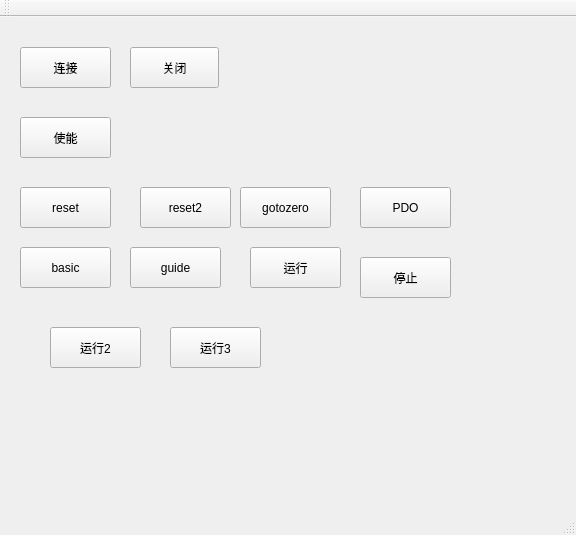
<?xml version="1.0" encoding="UTF-8"?>
<ui version="4.0">
 <class>MainWindow</class>
 <widget class="QMainWindow" name="MainWindow">
  <property name="geometry">
   <rect>
    <x>0</x>
    <y>0</y>
    <width>576</width>
    <height>535</height>
   </rect>
  </property>
  <property name="windowTitle">
   <string>MainWindow</string>
  </property>
  <widget class="QWidget" name="centralWidget">
   <widget class="QPushButton" name="connect">
    <property name="geometry">
     <rect>
      <x>20</x>
      <y>30</y>
      <width>91</width>
      <height>41</height>
     </rect>
    </property>
    <property name="text">
     <string>连接</string>
    </property>
   </widget>
   <widget class="QPushButton" name="close">
    <property name="geometry">
     <rect>
      <x>130</x>
      <y>30</y>
      <width>89</width>
      <height>41</height>
     </rect>
    </property>
    <property name="text">
     <string>关闭</string>
    </property>
   </widget>
   <widget class="QPushButton" name="enable">
    <property name="geometry">
     <rect>
      <x>20</x>
      <y>100</y>
      <width>91</width>
      <height>41</height>
     </rect>
    </property>
    <property name="text">
     <string>使能</string>
    </property>
   </widget>
   <widget class="QPushButton" name="running">
    <property name="geometry">
     <rect>
      <x>250</x>
      <y>230</y>
      <width>91</width>
      <height>41</height>
     </rect>
    </property>
    <property name="text">
     <string>运行</string>
    </property>
   </widget>
   <widget class="QPushButton" name="stop">
    <property name="geometry">
     <rect>
      <x>360</x>
      <y>240</y>
      <width>91</width>
      <height>41</height>
     </rect>
    </property>
    <property name="text">
     <string>停止</string>
    </property>
   </widget>
   <widget class="QPushButton" name="PDO">
    <property name="geometry">
     <rect>
      <x>360</x>
      <y>170</y>
      <width>91</width>
      <height>41</height>
     </rect>
    </property>
    <property name="text">
     <string>PDO</string>
    </property>
   </widget>
   <widget class="QPushButton" name="reset">
    <property name="geometry">
     <rect>
      <x>20</x>
      <y>170</y>
      <width>91</width>
      <height>41</height>
     </rect>
    </property>
    <property name="text">
     <string>reset</string>
    </property>
   </widget>
   <widget class="QPushButton" name="gotozero">
    <property name="geometry">
     <rect>
      <x>240</x>
      <y>170</y>
      <width>91</width>
      <height>41</height>
     </rect>
    </property>
    <property name="text">
     <string>gotozero</string>
    </property>
   </widget>
   <widget class="QPushButton" name="gotozero_2">
    <property name="geometry">
     <rect>
      <x>130</x>
      <y>230</y>
      <width>91</width>
      <height>41</height>
     </rect>
    </property>
    <property name="text">
     <string>guide</string>
    </property>
   </widget>
   <widget class="QPushButton" name="basic">
    <property name="geometry">
     <rect>
      <x>20</x>
      <y>230</y>
      <width>91</width>
      <height>41</height>
     </rect>
    </property>
    <property name="text">
     <string>basic</string>
    </property>
   </widget>
   <widget class="QPushButton" name="reset_2">
    <property name="geometry">
     <rect>
      <x>140</x>
      <y>170</y>
      <width>91</width>
      <height>41</height>
     </rect>
    </property>
    <property name="text">
     <string>reset2</string>
    </property>
   </widget>
   <widget class="QPushButton" name="running_2">
    <property name="geometry">
     <rect>
      <x>170</x>
      <y>310</y>
      <width>91</width>
      <height>41</height>
     </rect>
    </property>
    <property name="text">
     <string>运行3</string>
    </property>
   </widget>
   <widget class="QPushButton" name="running_3">
    <property name="geometry">
     <rect>
      <x>50</x>
      <y>310</y>
      <width>91</width>
      <height>41</height>
     </rect>
    </property>
    <property name="text">
     <string>运行2</string>
    </property>
   </widget>
  </widget>
  <widget class="QMenuBar" name="menuBar">
   <property name="geometry">
    <rect>
     <x>0</x>
     <y>0</y>
     <width>576</width>
     <height>25</height>
    </rect>
   </property>
  </widget>
  <widget class="QToolBar" name="mainToolBar">
   <attribute name="toolBarArea">
    <enum>TopToolBarArea</enum>
   </attribute>
   <attribute name="toolBarBreak">
    <bool>false</bool>
   </attribute>
  </widget>
  <widget class="QStatusBar" name="statusBar"/>
 </widget>
 <layoutdefault spacing="6" margin="11"/>
 <resources/>
 <connections/>
</ui>
